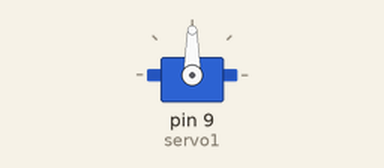
Simulated run of this sketch. Board: Arduino Uno, built with avr-gcc and run on an emulated ATmega328P. On the bench: servo.

Above: at 0.05 s.
At 2.0 s:
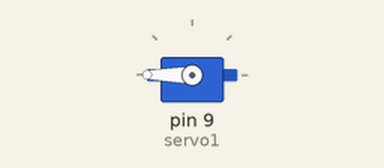
At 4.25 s:
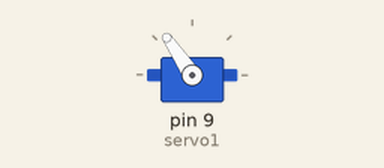
At 8.4 s:
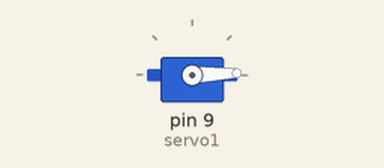
Timing chart, 0 to 11.0 s (numbered marks = the images above):
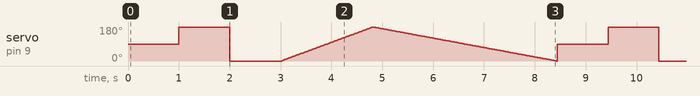

The sketch:

TMChallenge1ServoArtist.ino
```cpp
/* The Tech Museum of Innovation  - www.thetech.org

"Servo Artist" - May 24th 2014
Challenge - 1 Move your Servo

author: Tenaya Hurst - Arduino Woman

1 Servo
8 jumper wires

Notice there are two ways to program your servo, the loop runs continuously from
one pattern to the next.  Try changing these, commenting in or out one or the other
Which do you prefer?  Which has the output of the movement you want to control?

*/

#include <Servo.h>  // servo library

Servo servo1;  // servo control object

void setup()
{
  servo1.attach(9);
}

void loop()
{
  int position;

  servo1.write(90);    // Tell servo to go to 90 degrees

  delay(1000);         // Pause to give it time to move

  servo1.write(180);   // Tell servo to go to 180 degrees

  delay(1000);         // Pause to give it time to move

  servo1.write(0);     // Tell servo to go to 0 degrees

  delay(1000);         // Pause to give it time to move

  for(position = 0; position < 180; position += 2)
  {
    servo1.write(position);  // Move to next position
    delay(20);               // Short pause to allow it to move
  }

  for(position = 180; position >= 0; position -= 1)
  {
    servo1.write(position);  // Move to next position
    delay(20);               // Short pause to allow it to move
  }
}
```

Measured:
- by itself, servo on pin 9 (servo1): moves between 0° and 180°, repeating every 8.4 s
